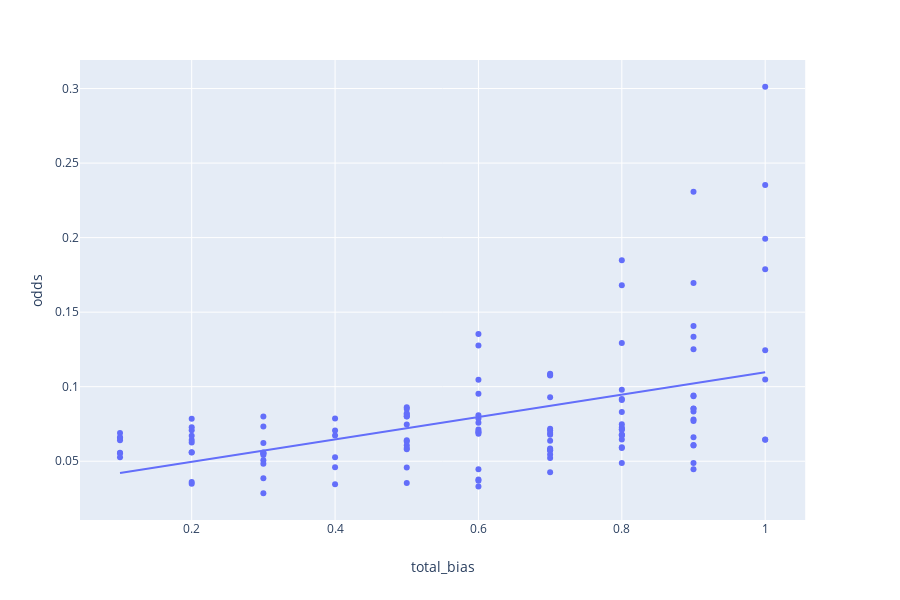

The code cell stored with this chart in its notebook:
### Code cell
fig = px.scatter(
    profession_df[profession_df['total_bias'] > 0], 
    x="total_bias", 
    y="odds", 
#     color="species",
    trendline="ols")
fig.write_image(file_name[:-4] + "_total_bias_vs_odds.pdf")

fig.show()
